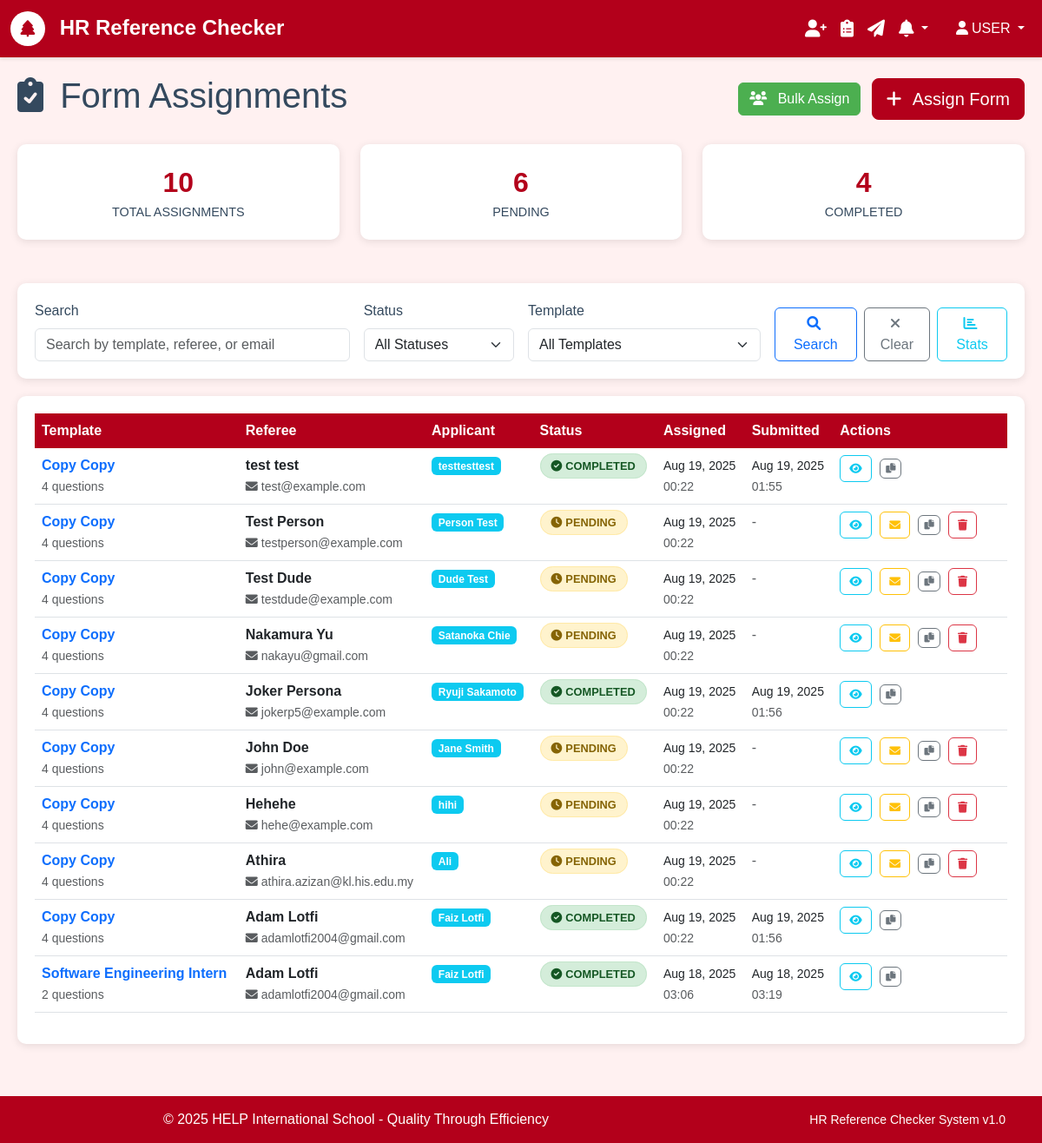
Page /forms/ (signed in) on the earlier database version.
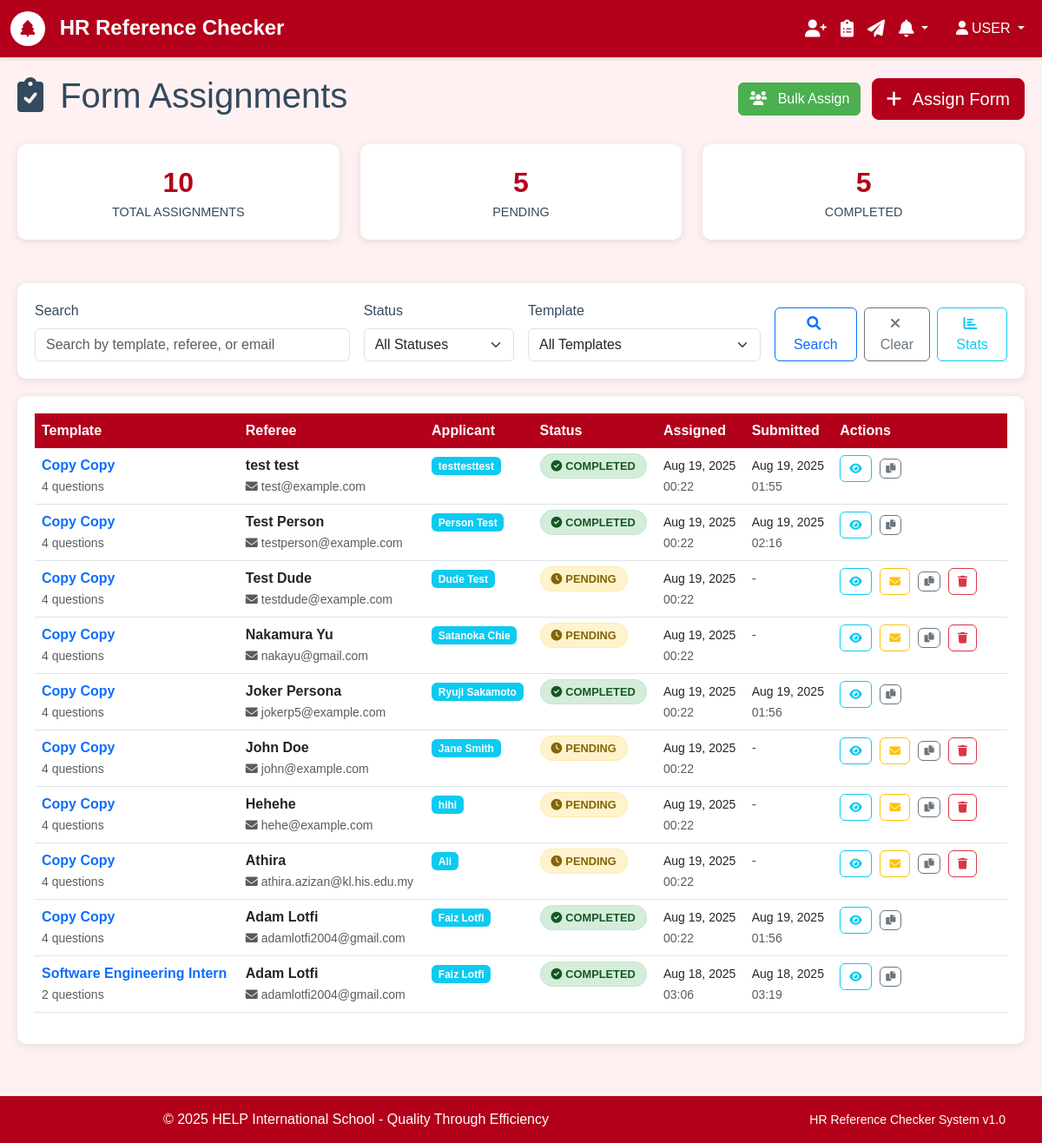
Same page on the later database version.
### forms/models.py (models this page shows, shortened)
class Form(models.Model):
    template = models.ForeignKey('form_templates.Template', on_delete=models.CASCADE)
    referee = models.ForeignKey('referees.Referee', on_delete=models.CASCADE)
    unique_token = models.CharField(max_length=255, unique=True, blank=True)
    status = models.CharField(
        max_length=20,
        choices=FormStatus.choices,
        default=FormStatus.PENDING
    )
    created_at = models.DateTimeField(auto_now_add=True)
    submitted_at = models.DateTimeField(null=True, blank=True)
    class Meta:
        ordering = ['-created_at']
        verbose_name = 'Form Assignment'
        verbose_name_plural = 'Form Assignments'
    def generate_access_url(self, base_url="http://localhost:8000"):
        return f"{base_url}/form/{self.unique_token}/"
    def is_expired(self, expiry_days=30):
        expiry_date = self.created_at + timedelta(days=expiry_days)
        return timezone.now() > expiry_date

### form_templates/models.py (models this page shows, shortened)
class Template(models.Model):
    title = models.CharField(max_length=255, validators=[MinLengthValidator(3)])
    description = models.TextField(blank=True, help_text="Brief description of this template")
    instructions = models.TextField(
        blank=True,
        help_text="Instructions shown to referees before filling the form"
    )
    created_by = models.ForeignKey(settings.AUTH_USER_MODEL, on_delete=models.CASCADE)
    is_active = models.BooleanField(default=True)
    created_at = models.DateTimeField(auto_now_add=True)
    updated_at = models.DateTimeField(auto_now=True)
    class Meta:
        ordering = ['-created_at']
        verbose_name = 'Form Template'
        verbose_name_plural = 'Form Templates'
    def get_questions_count(self):
        return self.questions.count()

### referees/models.py (models this page shows, shortened)
class Referee(models.Model):
    name = models.CharField(max_length=255)
    email = models.EmailField()
    phone_regex = RegexValidator(
        regex=r'^\+?1?\d{9,15}$',
        message="Phone number must be entered in the format: '+999999999'. Up to 15 digits allowed."
    )
    phone = models.CharField(validators=[phone_regex], max_length=17, blank=True)
    relationship = models.CharField(max_length=100, help_text="e.g., Former Manager, Colleague, etc.")
    applicant_name = models.CharField(max_length=255, help_text="Name of the person being referenced")
    created_at = models.DateTimeField(auto_now_add=True)
    is_active = models.BooleanField(default=True)
    class Meta:
        ordering = ['-created_at']
        verbose_name = 'Referee'
        verbose_name_plural = 'Referees'

### forms/views.py (the view, shortened to what this page needs)
# urls.py: path('', views.FormAssignmentListView.as_view(), name='list'),
class FormAssignmentListView(LoginRequiredMixin, ListView):
    model = Form
    template_name = 'forms/list.html'
    context_object_name = 'form_assignments'
    paginate_by = 20
    def get_queryset(self):
        queryset = Form.objects.all().select_related('template', 'referee').order_by('-created_at')
        search_query = self.request.GET.get('search')
        status_filter = self.request.GET.get('status')
        if status_filter:
            queryset = queryset.filter(status=status_filter)
        template_filter = self.request.GET.get('template')
        if template_filter:
            queryset = queryset.filter(template_id=template_filter)
        return queryset
    def get_context_data(self, **kwargs):
        context = super().get_context_data(**kwargs)
        context['search_query'] = self.request.GET.get('search', '')
        context['status_filter'] = self.request.GET.get('status', '')
        context['template_filter'] = self.request.GET.get('template', '')
        context['total_assignments'] = Form.objects.count()
        context['pending_assignments'] = Form.objects.filter(status=FormStatus.PENDING).count()
        context['completed_assignments'] = Form.objects.filter(status=FormStatus.COMPLETED).count()
        context['status_choices'] = FormStatus.choices
        context['templates'] = Template.objects.filter(is_active=True).order_by('title')
        return context

### core/models.py (called while the page is built)
    @classmethod
    def get_unread_count(cls, user):
        return cls.objects.filter(user=user, is_read=False, is_dismissed=False).count()

    @classmethod
    def get_recent_notifications(cls, user, limit=10):
        return cls.objects.filter(user=user, is_dismissed=False).order_by('-created_at')[:limit]

### templates/forms/list.html (shortened to what the changed rows need)
{% extends 'base.html' %}
{% block content %}
<div class="assignment-container">
    <div class="d-flex justify-content-between align-items-center mb-4">
        <h1>
            <i class="fas fa-clipboard-check me-2"></i>
            Form Assignments
        </h1>
    </div>
    <div class="row stats-row">
        <div class="col-md-4">
            <div class="stat-card">
                <div class="stat-number">{{ pending_assignments }}</div>
                <div class="stat-label">Pending</div>
            </div>
        </div>
        <div class="col-md-4">
            <div class="stat-card">
                <div class="stat-number">{{ completed_assignments }}</div>
                <div class="stat-label">Completed</div>
            </div>
        </div>
    </div>
    <div class="table-container">
        {% if form_assignments %}
            <div class="table-responsive">
                <table class="table table-hover">
                    <thead>
                        <tr>
                            <th>Template</th>
                            <th>Referee</th>
                            <th>Applicant</th>
                            <th>Status</th>
                            <th>Assigned</th>
                            <th>Submitted</th>
                            <th>Actions</th>
                        </tr>
                    </thead>
                    <tbody>
                        {% for assignment in form_assignments %}
                        <tr>
                            <td>
                                <div class="assignment-info">
                                    <div>
                                        <strong>
                                            <a href="{% url 'forms:detail' assignment.pk %}"
                                               class="text-decoration-none">
                                                {{ assignment.template.title }}
                                            </a>
                                        </strong>
                                        <br>
                                        <small class="text-muted">
                                            {{ assignment.template.get_questions_count }} question{{ assignment.template.get_questions_count|pluralize }}
                                        </small>
                                    </div>
                                </div>
                            </td>
                            <td>
                                <div>
                                    <strong>{{ assignment.referee.name }}</strong>
                                    <br>
                                    <small class="text-muted">
                                        <i class="fas fa-envelope me-1"></i>{{ assignment.referee.email }}
                                    </small>
                                </div>
                            </td>
                            <td>
                                <span class="badge bg-info">{{ assignment.referee.applicant_name }}</span>
                            </td>
                            <td>
                                {% if assignment.status == 'PENDING' %}
                                    <span class="status-badge status-pending">
                                        <i class="fas fa-clock me-1"></i>Pending
                                    </span>
                                {% else %}
                                    <span class="status-badge status-completed">
                                        <i class="fas fa-check-circle me-1"></i>Completed
                                    </span>
                                {% endif %}
                            </td>
                            <td>
                                <small>{{ assignment.created_at|date:"M d, Y" }}</small>
                                <br>
                                <small class="text-muted">{{ assignment.created_at|time:"H:i" }}</small>
                            </td>
                            <td>
                                {% if assignment.submitted_at %}
                                    <small>{{ assignment.submitted_at|date:"M d, Y" }}</small>
                                    <br>
                                    <small class="text-muted">{{ assignment.submitted_at|time:"H:i" }}</small>
                                {% else %}
                                    <span class="text-muted">-</span>
                                {% endif %}
                            </td>
                            <td>
                                <div class="action-buttons-container">
                                    <a href="{% url 'forms:detail' assignment.pk %}"
                                       class="btn btn-outline-info btn-action"
                                       title="View Details">
                                        <i class="fas fa-eye"></i>
                                    </a>
                                    {% if assignment.status == 'PENDING' %}
                                        <a href="{% url 'forms:resend' assignment.pk %}"
                                           class="btn btn-outline-warning btn-action"
                                           title="Resend Email"
                                           onclick="return confirm('Send reminder email to {{ assignment.referee.name }}?')">
                                            <i class="fas fa-envelope"></i>
                                        </a>
                                    {% endif %}
                                    <button class="btn btn-outline-secondary btn-action copy-btn"
                                            title="Copy Form Link"
                                            onclick="copyToClipboard('{{ assignment.generate_access_url }}', this)">
                                        <i class="fas fa-copy"></i>
                                    </button>
                                    {% if assignment.status == 'PENDING' %}
                                        <a href="{% url 'forms:delete' assignment.pk %}"
                                           class="btn btn-outline-danger btn-action"
                                           title="Delete Assignment"
                                           onclick="return confirm('Are you sure you want to delete this assignment?')">
                                            <i class="fas fa-trash"></i>
                                        </a>
                                    {% endif %}
                                </div>
                            </td>
                        </tr>
                        {% endfor %}
                    </tbody>
                </table>
            </div>
        {% endif %}
    </div>
</div>
{% endblock %}

Differences in the rows shown:
changed Form "Test Person": submitted_at (not shown) → "Aug 19, 2025"; submitted_at (not shown) → "02:16"; status "PENDING" → "COMPLETED"; no longer shows "-"
Other differences:
{{ pending_assignments }}: "6" → "5"
{{ completed_assignments }}: "4" → "5"
